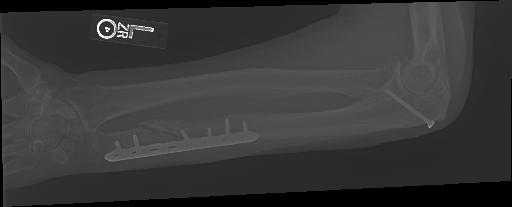
#> input picture images/image1.png, 512 x 207 px, found by its file name
$ jupyter execute --allow-errors 'Projeto_M1_–_Operações_Pontuais_e_Filtragem_Espacial.ipynb'   (older library calls are emulated)
#> lines starting #> are read from the running program, lines starting #| are printed output that depends on the picture
# Projeto M1 – Operações Pontuais e Filtragem Espacial

## Fluxo do Processamento

1. Seleção das imagens: escolher três radiografias de uma mesma região anatômica do conjunto
MURA e justificar a seleção.
2. Caracterização inicial: apresentar as imagens originais e identificar seus principais problemas
de qualidade.
3. Inserção de ruído: adicionar ruído controlado às imagens e registrar os parâmetros utilizados.
4. Operação pontual: aplicar uma técnica de transformação de intensidade escolhida pelo grupo.
5. Suavização: reduzir o ruído utilizando uma técnica de filtragem espacial.
6. Aguçamento: realçar detalhes ou estruturas utilizando uma técnica espacial adequada.
7. Segunda configuração: modificar uma técnica, parâmetro ou ordem do pipeline e repetir o
processamento.
8. Análise por métricas: selecionar duas métricas dentre as apresentadas em aula e utilizá-las
para comparar as imagens original, degradada e processadas. A escolha das métricas deverá
ser justificada.
9. Discussão: identificar qual configuração apresentou o melhor resultado para cada imagem e
discutir situações em que uma técnica apresentou comportamento inadequado

### Importações gerais

[cell 1]
import cv2
import numpy as np
import matplotlib.pyplot as plt
from skimage import measure, metrics
from google.colab.patches import cv2_imshow

### Inserção de ruído

[cell 2]
img = cv2.imread('image1.png',0)
#> img is the input picture: shape (207, 512); min 0, max 255, mean 55.8

noise = np.zeros(img.shape, np.uint8)
cv2.randu(noise, 0, 12) # 0 até 25 deixa a imagem somente mais clara quando adiciona
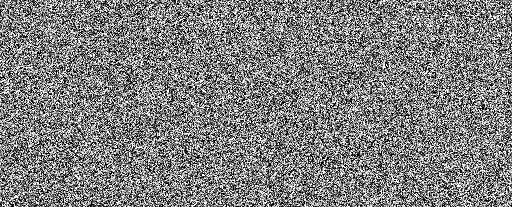
#> noise: shape (207, 512); min 0, max 11, mean 5.51; drawn with min black and max white
noisy_img = cv2.add(img, noise)

# noise = np.random.randint(-12, 12, img.shape).astype(np.int16) # valores aleatórios de -12 até 12
# noisy_img = np.clip(img.astype(np.int16) + noise, 0, 255).astype(np.uint8) # mantém valores dentro de 0 e 255

cv2_imshow(img)
cv2_imshow(noisy_img)

img = noisy_img

### Operação pontual: transformação de intensidade

Equalização de histograma

[cell 3]
def histogramaNormalizado(im):
  histogram = np.zeros(256)

  for i in range(im.shape[0]):
    for j in range(im.shape[1]):
      histogram[im[i, j]] += 1

  return histogram/(im.shape[0]*im.shape[1])

def histogramaAcumulado(histogram):
  acumulados = np.zeros(256)
  soma = 0

  for k in range(256):
    soma += histogram[k]
    acumulados[k] = soma

  return acumulados

def histEqualization(im):
  img = im.copy()

  # histograma

  histogram = histogramaNormalizado(img)

  # histograma equalizado e imagem resultante

  sum = 0

  acumulados = histogramaAcumulado(histogram)

  for i in range(img.shape[0]):
    for j in range(img.shape[1]):
      img[i,j] = round(acumulados[img[i,j]]*255)

  return img

img_equalizada = histEqualization(img)
#> in histEqualization, `histogram = histogramaNormalizado(img)`: histogram = 256 values, max 0.031 at index 50, min 0 at index 12, mean 0.00391
#> the loop in histogramaAcumulado, `for k in range(256):` made 256 passes
#> soma on passes 1 to 3: 0.00806, 0.0162, 0.0242
#> after the loop in histogramaAcumulado, `for k in range(256):`: acumulados = 256 values from 0.00806 to 1; soma = 1
#> in histEqualization, `acumulados = histogramaAcumulado(histogram)`: acumulados = 256 values from 0.00806 to 1
#> after the loop in histEqualization, `for i in range(img.shape[0]):`:
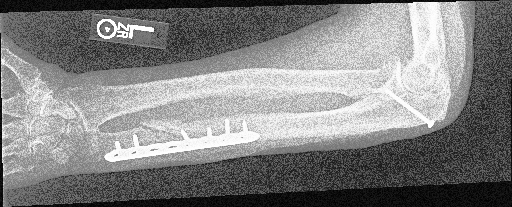
#> img: shape (207, 512); min 2, max 255, mean 130

cv2_imshow(img)
cv2_imshow(img_equalizada)

img = img_equalizada

###Suavização (Filtro de Média)

Função de filtro de média e função assitente de padding por replicação.

[cell 4]
def padding_replicacaoBW(imagem, k):
    """
    imagem deve ser BW
    Adiciona padding por replicação nas bordas da imagem.
    O tamanho do padding é definido por:
        r = (k - 1) / 2
    """
    altura, largura = imagem.shape
    r = k // 2

    # Cria uma nova imagem com espaço para o padding
    imagem_padding = np.zeros(
        (altura + 2 * r, largura + 2 * r),
        dtype=imagem.dtype
    )

    # o imagem original fica no centro
    for i in range(altura):
        for j in range(largura):
            imagem_padding[i + r, j + r] = imagem[i, j]


    for j in range(largura):
        for p in range(r): # Linha superior
            imagem_padding[p, j + r] = imagem[0, j]
        for p in range(r): # Linha inferior
            imagem_padding[altura + r + p, j + r] = imagem[altura - 1, j]

    for i in range(altura + 2 * r):
        for p in range(r): # Coluna esquerda
            imagem_padding[i, p] = imagem_padding[i, r]
        for p in range(r): # Coluna direita
            imagem_padding[i, largura + r + p] = imagem_padding[i, largura + r - 1]

    return imagem_padding


# [21 lines left out: function filtro_mediaBW, not called in this run]

def filtro_media_otimizadoBW(imagem, k):
    """
    Aplica um filtro de média(box blur) na imagem, com kernel de tamanho k*k,
    e padding(tamanho = (k - 1) / 2) por replicação, onde k é um número ímpar e k>1.
    """
    altura, largura = imagem.shape
    r = k // 2
    imagem_padding = padding_replicacaoBW(imagem, k)
    altura_pad, largura_pad = imagem_padding.shape

    # Para cada linha do padding, calculamos a soma de cada janela horizontal de tamanho k.
    soma_horizontal = np.zeros((altura_pad, largura), dtype=float)

    for i in range(altura_pad):
        soma = 0.0

        for v in range(k):
            soma += float(imagem_padding[i, v])

        soma_horizontal[i, 0] = soma

        for j in range(1, largura):
            pixel_sai = float(imagem_padding[i, j - 1])
            pixel_entra = float(imagem_padding[i, j + k - 1])

            soma = soma - pixel_sai + pixel_entra
            soma_horizontal[i, j] = soma


    imagem_filtrada = np.zeros((altura, largura), dtype=float)

    for j in range(largura):
        # Primeira janela vertical
        soma = 0.0

        for u in range(k):
            soma += soma_horizontal[u, j]

        imagem_filtrada[0, j] = soma / (k * k)

        # Deslocamento vertical
        for i in range(1, altura):

            soma = (
                soma
                - soma_horizontal[i - 1, j]
                + soma_horizontal[i + k - 1, j]
            )

            imagem_filtrada[i, j] = soma / (k * k)

    return imagem_filtrada

Função de filtro de mediana e funções assitentes:

[cell 5]
# [67 lines left out: functions atualizar_lista, encontrar_mediana_lista, filtro_mediana_otimizadoBW, not called in this run]

Filtro Gaussiano e assistente:

[cell 6]
# [58 lines left out: functions kernel_gaussiano_1D, filtro_gaussianoBW, not called in this run]

Filtro Bilateral:

[cell 7]
def filtro_bilateralBW(imagem, k, sigma_espacial, sigma_intensidade):
    """
    Aplica um filtro bilateral em uma imagem BW.
    k , tamanho da janela, ímpar e > 1
    sigma_espacial, controla a influência da distância espacial(usar valores baseado no tamanho do kernel(k//2 como valor máximo efetivo))
    sigma_intensidade, controla a influência da diferença de intensidade
    (usar valores baseados na variação do ruído(-12 <-> 12) que estamos introduzindo para teste com variação de 1 até 25),
    O padding é feito por replicação.
    """
    if k <= 1 or k % 2 == 0:
        raise ValueError("k deve ser ímpar e maior que 1.")

    if sigma_espacial <= 0:
        raise ValueError("sigma_espacial deve ser maior que 0.")

    if sigma_intensidade <= 0:
        raise ValueError("sigma_intensidade deve ser maior que 0.")

    altura, largura = imagem.shape
    r = k // 2
    imagem_padding = padding_replicacaoBW(imagem, k)
    imagem_filtrada = np.zeros((altura, largura), dtype=float)

    pesos_espaciais = np.zeros((k, k), dtype=float)
    for u in range(k):
        for v in range(k):
            dy = u - r
            dx = v - r
            distancia_quadrada = (dx ** 2 + dy ** 2)
            pesos_espaciais[u, v] = np.exp(-distancia_quadrada / (2 * sigma_espacial ** 2))

    pesos_intensidade = np.zeros(256, dtype=float)
    for d in range(256):
        pesos_intensidade[d] = np.exp(-(d ** 2) /(2 * sigma_intensidade ** 2))

    for i in range(altura):
        for j in range(largura):
            pixel_central = int(imagem_padding[i + r, j + r])
            soma_ponderada = 0.0
            soma_pesos = 0.0

            for u in range(k):
                for v in range(k):
                    pixel_vizinho = int(imagem_padding[i + u, j + v])
                    diferenca = abs(pixel_vizinho - pixel_central)
                    peso_espacial = pesos_espaciais[u, v]
                    peso_intensidade = pesos_intensidade[diferenca]
                    peso = (peso_espacial *peso_intensidade)
                    soma_ponderada += (pixel_vizinho * peso)
                    soma_pesos += peso

            imagem_filtrada[i, j] = (
                soma_ponderada / soma_pesos
            )

    return imagem_filtrada

Testes de funções de suavização: Box blur, Median blur, Gaussian blur e Bilateral blur.

Valores com tamanho kernel acima de 5/7 com Box blur acabam destruindo muito os detalhes da imagem.
Considerar passar Box blur várias vezes com kernel pequeno(3) para pequenos ajustes de suavização.

[cell 8]
img_suavizada = filtro_media_otimizadoBW(img_equalizada, 5)
#> after the loop in padding_replicacaoBW, `for i in range(altura):`:
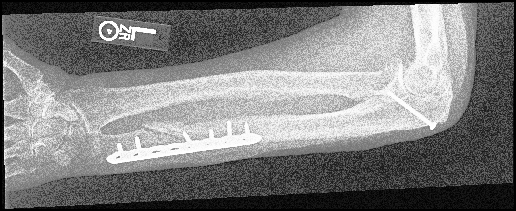
#> imagem_padding: shape (211, 516); min 0, max 255, mean 126.6
#> after the loop in padding_replicacaoBW, `for i in range(altura + 2 * r):`:
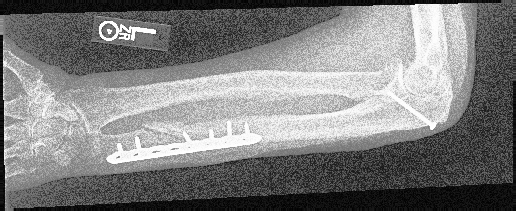
#> imagem_padding: shape (211, 516); min 2, max 255, mean 127.1
#> after the loop in filtro_media_otimizadoBW, `for i in range(altura_pad):`:
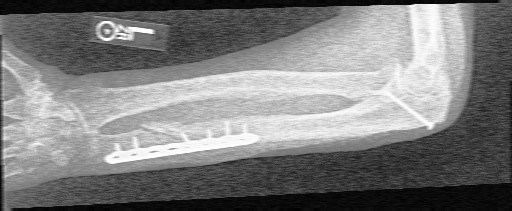
#> soma_horizontal: shape (211, 512) float64; min 14, max 1275, mean 639.1; drawn with min black and max white
#> after the loop in filtro_media_otimizadoBW, `for j in range(largura):`:
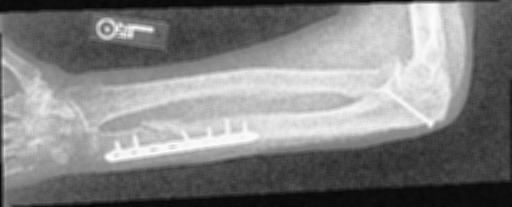
#> imagem_filtrada: shape (207, 512) float64; min 5.52, max 253, mean 130

cv2_imshow(noisy_img)
# [36 lines of commented-out code are left out]

### Testes de Métricas de qualidade
escolher 2 dentre MSE, RMSE, PSNR, SSIM e GMSD, para utilizarmos.

MSE:
utilizada para identificar
distorções espaciais (estruturas - simetria) da
imagem após processamento
– Quanto mais próximo do zero, mais iguais as imagens são

RMSE:
Erro padronizado, mais utilizado que MSE. maior é pior.

PSNR:
É a razão entre a potência máxima de um sinal e a potência máxima do sinal do ruído:
– Medido em dB
– Quanto maior melhor (considerável bom >= 20 dB)
• Boa para avaliar filtros de suavização

SSIM:
métrica baseada em recurso do Sistema Visual Humano (HVS) – Hue, Saturation or Intensity Value.
– O SSIM mede a semelhança entre duas imagens, sendo
uma melhoria em relação a métodos como MSE e PSNR
• Basicamente, calcula a degradação da imagem
para algum processo.
– Vai de -1 a 1, sendo 1 para imagens idênticas

GMSD:
assim como SSIM, é uma métrica para o HSV
• Avalia a distorção causada pelo processamento
entre a imagem de referência e a imagem processada
– Quanto menor o valor melhor a resultado

[cell 9]
import sporco.metric as sm

mse_val = metrics.mean_squared_error(img, noisy_img)
#> mse_val = 7423.9

rmse_val = np.sqrt(mse_val)
#> rmse_val = 86.16

psnr_val = metrics.peak_signal_noise_ratio(img, noisy_img, data_range=255)
#> psnr_val = 9.42

ssim_val = metrics.structural_similarity(img, noisy_img, data_range=255, multichannel=True)
#> ssim_val = 0.39

#> (the rest of this cell did not finish here and is left out)

Testes de Blurs com métricas

Comparações de Blurs com métricas:
|index|Filtro|k|Repeticoes|RMSE\(↓\)|PSNR\(&gt;=20, bom\)|SSIM\(-1&lt;-&gt;1\)|GMSD\(↓\)|
|---|---|---|---|---|---|---|---|
|0|Box|3|1|6\.120873741575296|32\.39453518518017|0\.8781946974782923|0\.04869728874404877|
|1|Box|3|2|6\.5064358594853395|31\.86394055140702|0\.9031312731313417|0\.06159195094682644|
|2|Box|3|3|7\.124814089685239|31\.07533287612697|0\.9025548908384315|0\.07286044958680761|
|3|Box|5|1|7\.73185447816354|30\.365130177817047|0\.8910843741823492|0\.08324118763460246|
|4|Box|5|2|8\.125284858486248|29\.934031697999075|0\.8897845588831935|0\.09971812970505574|
|5|Box|7|1|8\.666104429093316|29\.37432524657047|0\.8761357264919033|0\.11096916792018292|
|6|Box|7|2|9\.07549413149557|28\.97339800285846|0\.868184720864968|0\.12362724901764467|
|7|Box|9|1|9\.307692084034091|28\.75396345720351|0\.8583073897687262|0\.13429785829521163|
|---|---|---|---|---|---|---|---|
|0|Mediana|3|1|5\.475072690768854|33\.36300581792373|0\.8304521544836662|0\.06024624827924784|
|1|Mediana|3|2|5\.4467817041782585|33\.40800420885468|0\.8851156647887095|0\.053618113547448915|
|2|Mediana|3|3|5\.575609281116847|33\.20495696183099|0\.9040024840110867|0\.049102465940211934|
|3|Mediana|5|1|7\.258057897151676|30\.914395044220527|0\.8990924530470664|0\.05319711860965176|
|4|Mediana|5|2|7\.747598778702263|30\.347461168221397|0\.9239025033477971|0\.06045799371725964|
|5|Mediana|7|1|8\.741286530156456|29\.29929648498653|0\.9088788459613845|0\.07308650468466243|
|6|Mediana|7|2|8\.87843487912018|29\.16407533650816|0\.9203776990758735|0\.0826750627538095|
|7|Mediana|9|1|9\.192992705602768|28\.86166529836654|0\.9046478035662259|0\.08928869138492891|

|index|Filtro|k|sigma|Repeticoes|RMSE\(↓\)|PSNR\(&gt;=20, bom\)|SSIM\(-1&lt;-&gt;1\)|GMSD\(↓\)|
|---|---|---|---|---|---|---|---|---|
|0|Gaussian|3|0\.5|1|5\.062014157965352|34\.044336498604885|0\.7598072373315236|0\.04624088000789439|
|1|Gaussian|3|0\.5|2|4\.827153974919595|34\.45698056832592|0\.8389076722598271|0\.041485612072290165|
|2|Gaussian|3|0\.5|3|5\.108735950439718|33\.96453448136179|0\.8740247923077633|0\.04180888344223668|
|3|Gaussian|3|0\.5|4|5\.474278179664863|33\.3642663558057|0\.890335650327341|0\.04492156487544105|
|4|Gaussian|3|0\.7|1|4\.943269504368794|34\.25051783656831|0\.8560652562824788|0\.04171286661667723|
|5|Gaussian|3|0\.7|2|5\.6833682397565655|33\.038687688864115|0\.893516867073593|0\.04723878389243058|
|6|Gaussian|3|0\.85|1|5\.2388610277435825|33\.74606604889985|0\.8730908940674662|0\.042558866911703325|
|7|Gaussian|3|0\.85|2|6\.02631508610139|32\.52976690800685|0\.8988070199166606|0\.05202668105539532|
|8|Gaussian|3|1\.0|1|5\.463731157714735|33\.38101717293084|0\.8783316450108918|0\.04376545466640607|
|9|Gaussian|3|1\.5|1|5\.823836280518731|32\.82662045657228|0\.8804157215401442|0\.04627104631283679|
|10|Gaussian|3|2\.0|1|5\.953849923973387|32\.634845941032886|0\.8798183960486523|0\.047300781445864123|
|11|Gaussian|5|0\.5|1|5\.059887991014213|34\.047985546281794|0\.7601252032734013|0\.04619623703784348|
|12|Gaussian|5|1\.0|1|5\.821393815477938|32\.8302640053773|0\.8968370262067615|0\.04891152322580851|
|13|Gaussian|7|0\.5|1|5\.0598878970070755|34\.047985707656046|0\.7601252173388903|0\.046196233947816676|
|14|Gaussian|7|1\.0|1|5\.852379245644616|32\.784154378704386|0\.8978636226622396|0\.04915914834573759|

|index|Filtro|k|sigma\_espacial|sigma\_intensidade|Repeticoes|RMSE\(↓\)|PSNR\(&gt;=20, bom\)|SSIM\(-1&lt;-&gt;1\)|GMSD\(↓\)|
|---|---|---|---|---|---|---|---|---|---|
|0|Bilateral|3|0\.8|5|1|6\.280571794564523|32\.170819918904186|0\.6426505537944193|0\.054589999938188784|
|1|Bilateral|3|1\.0|10|1|4\.375439306666707|35\.31037032947572|0\.7827662065325834|0\.04595385855376138|
|2|Bilateral|3|1\.5|10|1|4\.131223400254421|35\.80922999782115|0\.801584820223785|0\.04483136656483824|
|3|Bilateral|3|1\.5|15|1|3\.333127006462861|37\.67376635944035|0\.8620472069917375|0\.039031055611468864|
|4|Bilateral|3|2\.0|20|1|3\.0815359186650713|38\.355458923229534|0\.8831980833465254|0\.03583916686093484|
|5|Bilateral|5|1\.0|5|1|6\.01238411864045|32\.54986922934071|0\.6615005445536208|0\.052251408381546|
|6|Bilateral|5|1\.5|10|1|3\.7350184899283776|36\.68494848670034|0\.8311037091724853|0\.03562766760142905|
|7|Bilateral|5|2\.0|10|1|3\.6213799779117872|36\.953321686476166|0\.8396409725322654|0\.03317023623398345|
|8|Bilateral|5|2\.0|15|1|2\.7823291342998377|39\.24263354160233|0\.9020241747900717|0\.026194901071532883|
|9|Bilateral|5|2\.5|20|1|2\.6167389175550304|39\.77559573839202|0\.9194257017034646|0\.023855797314762464|
|10|Bilateral|5|2\.5|25|1|2\.720269879708806|39\.43856375259796|0\.9220487576740515|0\.02593285742378313|
|11|Bilateral|7|1\.5|10|1|3\.6617984383662985|36\.85691490611296|0\.8362774849032981|0\.032329227899999306|
|12|Bilateral|7|2\.0|15|1|2\.6843514448779655|39\.55401611659927|0\.9089351941154898|0\.021758111103931214|
|13|Bilateral|7|2\.5|20|1|2\.5727458292319545|39\.92286595221027|0\.9247891608890976|0\.02279506638219679|
|14|Bilateral|7|3\.0|25|1|2\.7794259001610095|39\.25170160499509|0\.924909424014502|0\.029798249522296837|

[cell 10]
import pandas as pd

def calcular_metricas(ref, test):
    mse = metrics.mean_squared_error(ref, test)
    rmse = np.sqrt(mse)

    psnr = metrics.peak_signal_noise_ratio( ref, test, data_range=255 )

    ssim = metrics.structural_similarity( ref, test, data_range=255 )

    gmsd = sm.gmsd( ref, test, rescale=True, returnMap=False )

    return {
        "MSE(↓)": mse,
        "RMSE(↓)": rmse,
        "PSNR(>=20, bom)": psnr,
        "SSIM(-1<->1)": ssim,
        "GMSD(↓)": gmsd
    }

def avaliar_filtro(nome, filtro, ref, noisy, repeticoes=1, **parametros):
    resultado = noisy

    for _ in range(repeticoes):
        resultado = filtro( resultado, **parametros )

    metricas = calcular_metricas( ref, resultado )

    registro = {
        "Filtro": nome,
        **parametros,
        "Repeticoes": repeticoes,
        **metricas
    }

    return registro, resultado

[cell 11]
experimentos = [
    # {
    #     "nome": "Mediana",
    #     "filtro": filtro_mediana_otimizadoBW,
    #     "parametros": {
    #         "k": 3
    #     }
    # },
    # {
    #     "nome": "Mediana",
    #     "filtro": filtro_mediana_otimizadoBW,
    #     "parametros": {
    #         "k": 3
    #     },
    #     "repeticoes": 2
    # },

    # {
    #     "nome": "Gaussian",
    #     "filtro": filtro_gaussianoBW,
    #     "parametros": {
    #         "k": 3,
    #         "sigma": 1.0
    #     }
    # },
    # {
    #     "nome": "Gaussian",
    #     "filtro": filtro_gaussianoBW,
    #     "parametros": {
    #         "k": 3,
    #         "sigma": 1.0
    #     },
    #     "repeticoes": 2
    # },

    {
        "nome": "Bilateral",
        "filtro": filtro_bilateralBW,
        "parametros": {
            "k": 3,
            "sigma_espacial": 0.8,
            "sigma_intensidade": 5
        }
    },
    {
        "nome": "Bilateral",
        "filtro": filtro_bilateralBW,
        "parametros": {
            "k": 3,
            "sigma_espacial": 1.0,
            "sigma_intensidade": 10
        }
    },
    {
        "nome": "Bilateral",
        "filtro": filtro_bilateralBW,
        "parametros": {
            "k": 3,
            "sigma_espacial": 1.5,
            "sigma_intensidade": 10
        }
    },
    {
        "nome": "Bilateral",
        "filtro": filtro_bilateralBW,
        "parametros": {
            "k": 3,
            "sigma_espacial": 1.5,
            "sigma_intensidade": 15
        }
    },
    {
        "nome": "Bilateral",
        "filtro": filtro_bilateralBW,
        "parametros": {
            "k": 3,
            "sigma_espacial": 2.0,
            "sigma_intensidade": 20
        }
    },
    {
        "nome": "Bilateral",
        "filtro": filtro_bilateralBW,
        "parametros": {
            "k": 5,
            "sigma_espacial": 1.0,
            "sigma_intensidade": 5
        }
    },
    {
        "nome": "Bilateral",
        "filtro": filtro_bilateralBW,
        "parametros": {
            "k": 5,
            "sigma_espacial": 1.5,
            "sigma_intensidade": 10
        }
    },
    {
        "nome": "Bilateral",
        "filtro": filtro_bilateralBW,
        "parametros": {
            "k": 5,
            "sigma_espacial": 2.0,
            "sigma_intensidade": 10
        }
    },
    {
        "nome": "Bilateral",
        "filtro": filtro_bilateralBW,
        "parametros": {
            "k": 5,
            "sigma_espacial": 2.0,
            "sigma_intensidade": 15
        }
    },
    {
        "nome": "Bilateral",
        "filtro": filtro_bilateralBW,
        "parametros": {
            "k": 5,
            "sigma_espacial": 2.5,
            "sigma_intensidade": 20
        }
    },
    {
        "nome": "Bilateral",
        "filtro": filtro_bilateralBW,
        "parametros": {
            "k": 5,
            "sigma_espacial": 2.5,
            "sigma_intensidade": 25
        }
    },
    {
        "nome": "Bilateral",
        "filtro": filtro_bilateralBW,
        "parametros": {
            "k": 7,
            "sigma_espacial": 1.5,
            "sigma_intensidade": 10
        }
    },
    {
        "nome": "Bilateral",
        "filtro": filtro_bilateralBW,
        "parametros": {
            "k": 7,
            "sigma_espacial": 2.0,
            "sigma_intensidade": 15
        }
    },
    {
        "nome": "Bilateral",
        "filtro": filtro_bilateralBW,
        "parametros": {
            "k": 7,
            "sigma_espacial": 2.5,
            "sigma_intensidade": 20
        }
    },
    {
        "nome": "Bilateral",
        "filtro": filtro_bilateralBW,
        "parametros": {
            "k": 7,
            "sigma_espacial": 3.0,
            "sigma_intensidade": 25
        }
    }
]

resultados = []
imagens_filtradas = {}

#> (the rest of this cell did not finish here and is left out)

### Suavização utilizada:

[cell 12]
img = filtro_bilateralBW(noisy_img, 3, 1.5, 25)
#> call 3 of padding_replicacaoBW, with k = 3
#> after the loop in padding_replicacaoBW (call 3), `for j in range(largura):`:
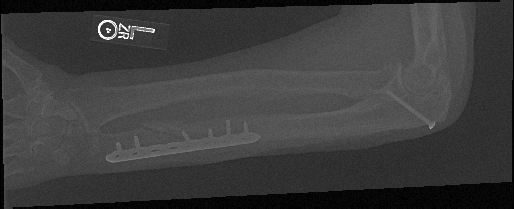
#> imagem_padding: shape (209, 514); min 0, max 255, mean 60.5
img = np.clip(np.rint(img), 0, 255).astype(np.uint8)
cv2_imshow(noisy_img)
cv2_imshow(img)

### Aguçamento
Unsharp masking

[cell 13]
# [31 lines left out: function obterLaplaciano, not called in this run]

def obterLaplacianoBorrado(img):
  # Float permite fazer as somas sem overflow de uint8
  original = img.astype(np.float64)
  laplaciano = np.zeros(img.shape, np.uint8)

  # Nesta implementação, as bordas permanecem iguais às originais
  for i in range(1, img.shape[0] - 1):
    for j in range(1, img.shape[1] - 1):
      laplaciano[i, j] = (
        original[i - 1, j] +
        original[i + 1, j] +
        original[i, j - 1] +
        original[i, j + 1]
      )/4

  return laplaciano.astype(np.uint8)

# img = cv2.imread('image1.png',0)

img_laplaciano = obterLaplacianoBorrado(img)

mask = img - img_laplaciano
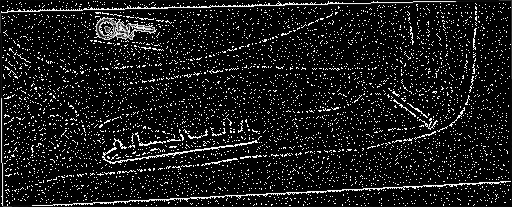
#> mask: shape (207, 512); min 0, max 255, mean 26.4

cv2_imshow(mask)

cv2_imshow(img)
cv2_imshow(img + mask*1)
cv2_imshow(img + mask*2)
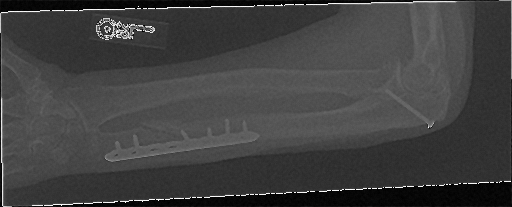
#> shown: shape (207, 512); min 0, max 255, mean 64.7
cv2_imshow(img + mask*5)
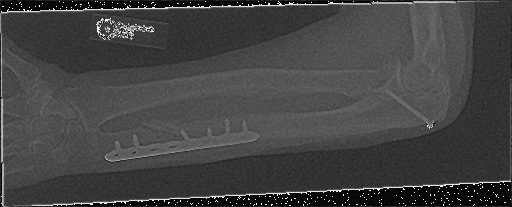
#> shown: shape (207, 512); min 0, max 255, mean 67.3

img = img + mask*5

# [7 lines of commented-out code are left out]
